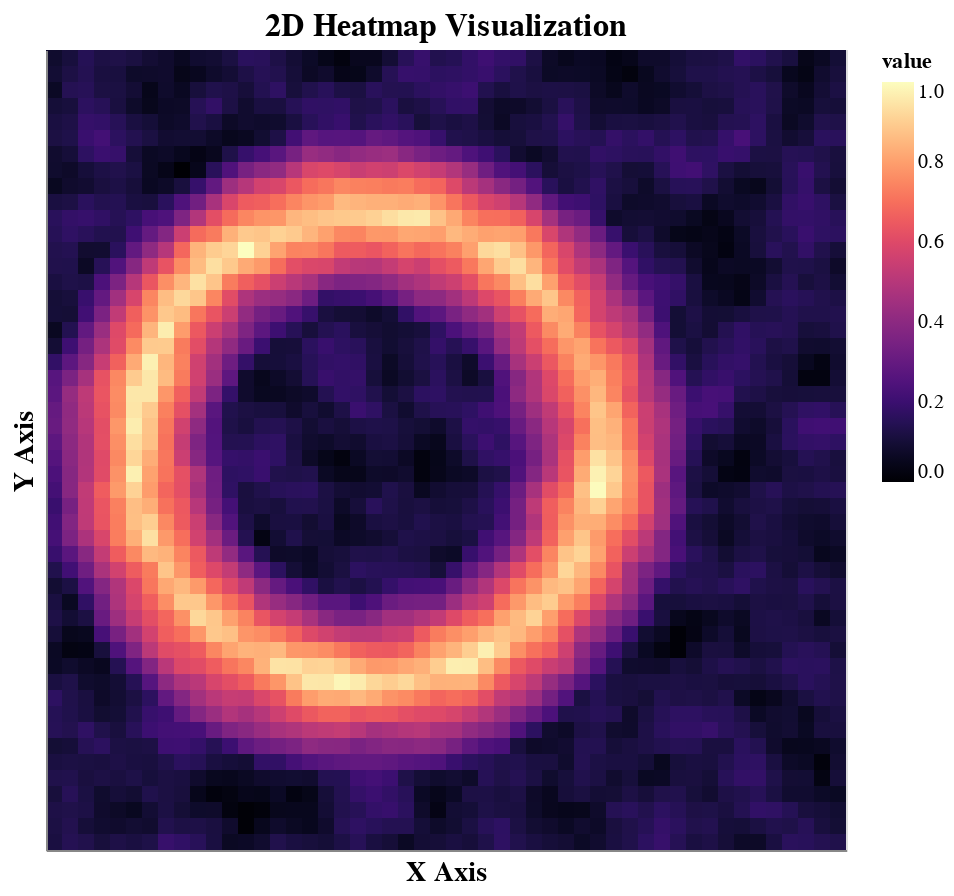

Notebook source saved alongside this figure:
### Code cell
# Convert data to long format for Altair
df = pd.DataFrame(
    [(i, j, combined[i, j]) for i in range(size) for j in range(size)],
    columns=['x', 'y', 'value']
)

# Create heatmap using Altair with removed axis labels
chart = alt.Chart(df).mark_rect().encode(
    x=alt.X('x:O',
            title='X Axis',
            axis=alt.Axis(labels=False, ticks=False)),  # Remove x-axis labels and ticks
    y=alt.Y('y:O',
            title='Y Axis',
            sort='-y',
            axis=alt.Axis(labels=False, ticks=False)),  # Remove y-axis labels and ticks
    color=alt.Color('value:Q',
                   scale=alt.Scale(scheme='magma')),
    tooltip=['x', 'y', 'value']
).properties(
    width=400,
    height=400,
    title='2D Heatmap Visualization'
).configure_axis(
    labelFontSize=12,
    titleFontSize=14
).configure_title(
    fontSize=16
)

# Save the chart to an HTML file
chart.save('heatmap.html')


display(chart)

### Figure 1 — Vega-Lite specification as saved in the notebook (floating-point values rounded to 4 significant figures; data arrays with more than 128 entries replaced by an {"elided": "..."} marker saying what was removed)
{"config": {"view": {"continuousWidth": 400, "continuousHeight": 300}, "axis": {"labelFontSize": 12, "titleFontSize": 14}, "title": {"fontSize": 16}}, "data": {"name": "data-32609ff710f861c9a6553116290fba91"}, "mark": "rect", "encoding": {"color": {"field": "value", "scale": {"scheme": "magma"}, "type": "quantitative"}, "tooltip": [{"field": "x", "type": "quantitative"}, {"field": "y", "type": "quantitative"}, {"field": "value", "type": "quantitative"}], "x": {"axis": {"labels": false, "ticks": false}, "field": "x", "title": "X Axis", "type": "ordinal"}, "y": {"axis": {"labels": false, "ticks": false}, "field": "y", "sort": "-y", "title": "Y Axis", "type": "ordinal"}}, "height": 400, "title": "2D Heatmap Visualization", "width": 400, "$schema": "https://vega.github.io/schema/vega-lite/v4.17.0.json", "datasets": {"data-32609ff710f861c9a6553116290fba91": {"elided": "2500 records"}}}
